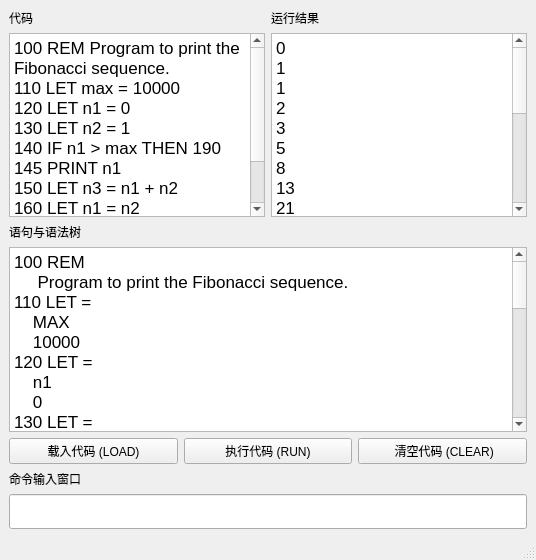
<?xml version="1.0" encoding="UTF-8"?>
<ui version="4.0">
 <class>MainWindow</class>
 <widget class="QMainWindow" name="MainWindow">
  <property name="geometry">
   <rect>
    <x>0</x>
    <y>0</y>
    <width>536</width>
    <height>560</height>
   </rect>
  </property>
  <property name="sizePolicy">
   <sizepolicy hsizetype="Preferred" vsizetype="Preferred">
    <horstretch>0</horstretch>
    <verstretch>0</verstretch>
   </sizepolicy>
  </property>
  <property name="windowTitle">
   <string>GuiBasic</string>
  </property>
  <widget class="QWidget" name="centralwidget">
   <property name="sizePolicy">
    <sizepolicy hsizetype="Expanding" vsizetype="Expanding">
     <horstretch>0</horstretch>
     <verstretch>0</verstretch>
    </sizepolicy>
   </property>
   <layout class="QHBoxLayout" name="horizontalLayout_3">
    <item>
     <layout class="QVBoxLayout" name="verticalLayout">
      <item>
       <layout class="QHBoxLayout" name="horizontalLayout">
        <item>
         <layout class="QVBoxLayout" name="verticalLayout_2">
          <item>
           <widget class="QLabel" name="label">
            <property name="text">
             <string>代码</string>
            </property>
           </widget>
          </item>
          <item>
           <widget class="QTextBrowser" name="CodeDisplay">
            <property name="readOnly">
             <bool>true</bool>
            </property>
            <property name="html">
             <string>&lt;!DOCTYPE HTML PUBLIC &quot;-//W3C//DTD HTML 4.0//EN&quot; &quot;http://www.w3.org/TR/REC-html40/strict.dtd&quot;&gt;
&lt;html&gt;&lt;head&gt;&lt;meta name=&quot;qrichtext&quot; content=&quot;1&quot; /&gt;&lt;meta charset=&quot;utf-8&quot; /&gt;&lt;style type=&quot;text/css&quot;&gt;
p, li { white-space: pre-wrap; }
hr { height: 1px; border-width: 0; }
li.unchecked::marker { content: &quot;\2610&quot;; }
li.checked::marker { content: &quot;\2612&quot;; }
&lt;/style&gt;&lt;/head&gt;&lt;body style=&quot; font-family:'Microsoft YaHei UI'; font-size:9pt; font-weight:400; font-style:normal;&quot;&gt;
&lt;p style=&quot; margin-top:0px; margin-bottom:0px; margin-left:0px; margin-right:0px; -qt-block-indent:0; text-indent:0px;&quot;&gt;&lt;span style=&quot; font-family:'.AppleSystemUIFont'; font-size:13pt;&quot;&gt;100 REM Program to print the Fibonacci sequence.&lt;/span&gt;&lt;/p&gt;
&lt;p style=&quot; margin-top:0px; margin-bottom:0px; margin-left:0px; margin-right:0px; -qt-block-indent:0; text-indent:0px;&quot;&gt;&lt;span style=&quot; font-family:'.AppleSystemUIFont'; font-size:13pt;&quot;&gt;110 LET max = 10000&lt;/span&gt;&lt;/p&gt;
&lt;p style=&quot; margin-top:0px; margin-bottom:0px; margin-left:0px; margin-right:0px; -qt-block-indent:0; text-indent:0px;&quot;&gt;&lt;span style=&quot; font-family:'.AppleSystemUIFont'; font-size:13pt;&quot;&gt;120 LET n1 = 0&lt;/span&gt;&lt;/p&gt;
&lt;p style=&quot; margin-top:0px; margin-bottom:0px; margin-left:0px; margin-right:0px; -qt-block-indent:0; text-indent:0px;&quot;&gt;&lt;span style=&quot; font-family:'.AppleSystemUIFont'; font-size:13pt;&quot;&gt;130 LET n2 = 1&lt;/span&gt;&lt;/p&gt;
&lt;p style=&quot; margin-top:0px; margin-bottom:0px; margin-left:0px; margin-right:0px; -qt-block-indent:0; text-indent:0px;&quot;&gt;&lt;span style=&quot; font-family:'.AppleSystemUIFont'; font-size:13pt;&quot;&gt;140 IF n1 &amp;gt; max THEN 190&lt;/span&gt;&lt;/p&gt;
&lt;p style=&quot; margin-top:0px; margin-bottom:0px; margin-left:0px; margin-right:0px; -qt-block-indent:0; text-indent:0px;&quot;&gt;&lt;span style=&quot; font-family:'.AppleSystemUIFont'; font-size:13pt;&quot;&gt;145 PRINT n1&lt;/span&gt;&lt;/p&gt;
&lt;p style=&quot; margin-top:0px; margin-bottom:0px; margin-left:0px; margin-right:0px; -qt-block-indent:0; text-indent:0px;&quot;&gt;&lt;span style=&quot; font-family:'.AppleSystemUIFont'; font-size:13pt;&quot;&gt;150 LET n3 = n1 + n2&lt;/span&gt;&lt;/p&gt;
&lt;p style=&quot; margin-top:0px; margin-bottom:0px; margin-left:0px; margin-right:0px; -qt-block-indent:0; text-indent:0px;&quot;&gt;&lt;span style=&quot; font-family:'.AppleSystemUIFont'; font-size:13pt;&quot;&gt;160 LET n1 = n2&lt;/span&gt;&lt;/p&gt;
&lt;p style=&quot; margin-top:0px; margin-bottom:0px; margin-left:0px; margin-right:0px; -qt-block-indent:0; text-indent:0px;&quot;&gt;&lt;span style=&quot; font-family:'.AppleSystemUIFont'; font-size:13pt;&quot;&gt;170 LET n2 = n3&lt;/span&gt;&lt;/p&gt;
&lt;p style=&quot; margin-top:0px; margin-bottom:0px; margin-left:0px; margin-right:0px; -qt-block-indent:0; text-indent:0px;&quot;&gt;&lt;span style=&quot; font-family:'.AppleSystemUIFont'; font-size:13pt;&quot;&gt;180 GOTO 140&lt;/span&gt;&lt;/p&gt;
&lt;p style=&quot; margin-top:0px; margin-bottom:0px; margin-left:0px; margin-right:0px; -qt-block-indent:0; text-indent:0px;&quot;&gt;&lt;span style=&quot; font-family:'.AppleSystemUIFont'; font-size:13pt;&quot;&gt;190 END&lt;/span&gt;&lt;/p&gt;&lt;/body&gt;&lt;/html&gt;</string>
            </property>
           </widget>
          </item>
         </layout>
        </item>
        <item>
         <layout class="QVBoxLayout" name="verticalLayout_4">
          <item>
           <widget class="QLabel" name="label_3">
            <property name="text">
             <string>运行结果</string>
            </property>
           </widget>
          </item>
          <item>
           <widget class="QTextBrowser" name="textBrowser">
            <property name="html">
             <string>&lt;!DOCTYPE HTML PUBLIC &quot;-//W3C//DTD HTML 4.0//EN&quot; &quot;http://www.w3.org/TR/REC-html40/strict.dtd&quot;&gt;
&lt;html&gt;&lt;head&gt;&lt;meta name=&quot;qrichtext&quot; content=&quot;1&quot; /&gt;&lt;meta charset=&quot;utf-8&quot; /&gt;&lt;style type=&quot;text/css&quot;&gt;
p, li { white-space: pre-wrap; }
hr { height: 1px; border-width: 0; }
li.unchecked::marker { content: &quot;\2610&quot;; }
li.checked::marker { content: &quot;\2612&quot;; }
&lt;/style&gt;&lt;/head&gt;&lt;body style=&quot; font-family:'Microsoft YaHei UI'; font-size:9pt; font-weight:400; font-style:normal;&quot;&gt;
&lt;p style=&quot; margin-top:0px; margin-bottom:0px; margin-left:0px; margin-right:0px; -qt-block-indent:0; text-indent:0px;&quot;&gt;&lt;span style=&quot; font-family:'.AppleSystemUIFont'; font-size:13pt;&quot;&gt;0&lt;/span&gt;&lt;/p&gt;
&lt;p style=&quot; margin-top:0px; margin-bottom:0px; margin-left:0px; margin-right:0px; -qt-block-indent:0; text-indent:0px;&quot;&gt;&lt;span style=&quot; font-family:'.AppleSystemUIFont'; font-size:13pt;&quot;&gt;1&lt;/span&gt;&lt;/p&gt;
&lt;p style=&quot; margin-top:0px; margin-bottom:0px; margin-left:0px; margin-right:0px; -qt-block-indent:0; text-indent:0px;&quot;&gt;&lt;span style=&quot; font-family:'.AppleSystemUIFont'; font-size:13pt;&quot;&gt;1&lt;/span&gt;&lt;/p&gt;
&lt;p style=&quot; margin-top:0px; margin-bottom:0px; margin-left:0px; margin-right:0px; -qt-block-indent:0; text-indent:0px;&quot;&gt;&lt;span style=&quot; font-family:'.AppleSystemUIFont'; font-size:13pt;&quot;&gt;2&lt;/span&gt;&lt;/p&gt;
&lt;p style=&quot; margin-top:0px; margin-bottom:0px; margin-left:0px; margin-right:0px; -qt-block-indent:0; text-indent:0px;&quot;&gt;&lt;span style=&quot; font-family:'.AppleSystemUIFont'; font-size:13pt;&quot;&gt;3&lt;/span&gt;&lt;/p&gt;
&lt;p style=&quot; margin-top:0px; margin-bottom:0px; margin-left:0px; margin-right:0px; -qt-block-indent:0; text-indent:0px;&quot;&gt;&lt;span style=&quot; font-family:'.AppleSystemUIFont'; font-size:13pt;&quot;&gt;5&lt;/span&gt;&lt;/p&gt;
&lt;p style=&quot; margin-top:0px; margin-bottom:0px; margin-left:0px; margin-right:0px; -qt-block-indent:0; text-indent:0px;&quot;&gt;&lt;span style=&quot; font-family:'.AppleSystemUIFont'; font-size:13pt;&quot;&gt;8&lt;/span&gt;&lt;/p&gt;
&lt;p style=&quot; margin-top:0px; margin-bottom:0px; margin-left:0px; margin-right:0px; -qt-block-indent:0; text-indent:0px;&quot;&gt;&lt;span style=&quot; font-family:'.AppleSystemUIFont'; font-size:13pt;&quot;&gt;13&lt;/span&gt;&lt;/p&gt;
&lt;p style=&quot; margin-top:0px; margin-bottom:0px; margin-left:0px; margin-right:0px; -qt-block-indent:0; text-indent:0px;&quot;&gt;&lt;span style=&quot; font-family:'.AppleSystemUIFont'; font-size:13pt;&quot;&gt;21&lt;/span&gt;&lt;/p&gt;
&lt;p style=&quot; margin-top:0px; margin-bottom:0px; margin-left:0px; margin-right:0px; -qt-block-indent:0; text-indent:0px;&quot;&gt;&lt;span style=&quot; font-family:'.AppleSystemUIFont'; font-size:13pt;&quot;&gt;34&lt;/span&gt;&lt;/p&gt;
&lt;p style=&quot; margin-top:0px; margin-bottom:0px; margin-left:0px; margin-right:0px; -qt-block-indent:0; text-indent:0px;&quot;&gt;&lt;span style=&quot; font-family:'.AppleSystemUIFont'; font-size:13pt;&quot;&gt;55&lt;/span&gt;&lt;/p&gt;
&lt;p style=&quot; margin-top:0px; margin-bottom:0px; margin-left:0px; margin-right:0px; -qt-block-indent:0; text-indent:0px;&quot;&gt;&lt;span style=&quot; font-family:'.AppleSystemUIFont'; font-size:13pt;&quot;&gt;89&lt;/span&gt;&lt;/p&gt;
&lt;p style=&quot; margin-top:0px; margin-bottom:0px; margin-left:0px; margin-right:0px; -qt-block-indent:0; text-indent:0px;&quot;&gt;&lt;span style=&quot; font-family:'.AppleSystemUIFont'; font-size:13pt;&quot;&gt;144&lt;/span&gt;&lt;/p&gt;
&lt;p style=&quot; margin-top:0px; margin-bottom:0px; margin-left:0px; margin-right:0px; -qt-block-indent:0; text-indent:0px;&quot;&gt;&lt;span style=&quot; font-family:'.AppleSystemUIFont'; font-size:13pt;&quot;&gt;233&lt;/span&gt;&lt;/p&gt;
&lt;p style=&quot; margin-top:0px; margin-bottom:0px; margin-left:0px; margin-right:0px; -qt-block-indent:0; text-indent:0px;&quot;&gt;&lt;span style=&quot; font-family:'.AppleSystemUIFont'; font-size:13pt;&quot;&gt;377&lt;/span&gt;&lt;/p&gt;
&lt;p style=&quot; margin-top:0px; margin-bottom:0px; margin-left:0px; margin-right:0px; -qt-block-indent:0; text-indent:0px;&quot;&gt;&lt;span style=&quot; font-family:'.AppleSystemUIFont'; font-size:13pt;&quot;&gt;610&lt;/span&gt;&lt;/p&gt;
&lt;p style=&quot; margin-top:0px; margin-bottom:0px; margin-left:0px; margin-right:0px; -qt-block-indent:0; text-indent:0px;&quot;&gt;&lt;span style=&quot; font-family:'.AppleSystemUIFont'; font-size:13pt;&quot;&gt;987&lt;/span&gt;&lt;/p&gt;
&lt;p style=&quot; margin-top:0px; margin-bottom:0px; margin-left:0px; margin-right:0px; -qt-block-indent:0; text-indent:0px;&quot;&gt;&lt;span style=&quot; font-family:'.AppleSystemUIFont'; font-size:13pt;&quot;&gt;1597&lt;/span&gt;&lt;/p&gt;
&lt;p style=&quot; margin-top:0px; margin-bottom:0px; margin-left:0px; margin-right:0px; -qt-block-indent:0; text-indent:0px;&quot;&gt;&lt;span style=&quot; font-family:'.AppleSystemUIFont'; font-size:13pt;&quot;&gt;2584&lt;/span&gt;&lt;/p&gt;
&lt;p style=&quot; margin-top:0px; margin-bottom:0px; margin-left:0px; margin-right:0px; -qt-block-indent:0; text-indent:0px;&quot;&gt;&lt;span style=&quot; font-family:'.AppleSystemUIFont'; font-size:13pt;&quot;&gt;4181&lt;/span&gt;&lt;/p&gt;
&lt;p style=&quot; margin-top:0px; margin-bottom:0px; margin-left:0px; margin-right:0px; -qt-block-indent:0; text-indent:0px;&quot;&gt;&lt;span style=&quot; font-family:'.AppleSystemUIFont'; font-size:13pt;&quot;&gt;6765&lt;/span&gt;&lt;/p&gt;&lt;/body&gt;&lt;/html&gt;</string>
            </property>
           </widget>
          </item>
         </layout>
        </item>
       </layout>
      </item>
      <item>
       <layout class="QVBoxLayout" name="verticalLayout_3">
        <item>
         <widget class="QLabel" name="label_2">
          <property name="text">
           <string>语句与语法树</string>
          </property>
         </widget>
        </item>
        <item>
         <widget class="QTextBrowser" name="treeDisplay">
          <property name="readOnly">
           <bool>true</bool>
          </property>
          <property name="html">
           <string>&lt;!DOCTYPE HTML PUBLIC &quot;-//W3C//DTD HTML 4.0//EN&quot; &quot;http://www.w3.org/TR/REC-html40/strict.dtd&quot;&gt;
&lt;html&gt;&lt;head&gt;&lt;meta name=&quot;qrichtext&quot; content=&quot;1&quot; /&gt;&lt;meta charset=&quot;utf-8&quot; /&gt;&lt;style type=&quot;text/css&quot;&gt;
p, li { white-space: pre-wrap; }
hr { height: 1px; border-width: 0; }
li.unchecked::marker { content: &quot;\2610&quot;; }
li.checked::marker { content: &quot;\2612&quot;; }
&lt;/style&gt;&lt;/head&gt;&lt;body style=&quot; font-family:'Microsoft YaHei UI'; font-size:9pt; font-weight:400; font-style:normal;&quot;&gt;
&lt;p style=&quot; margin-top:0px; margin-bottom:0px; margin-left:0px; margin-right:0px; -qt-block-indent:0; text-indent:0px;&quot;&gt;&lt;span style=&quot; font-family:'.AppleSystemUIFont'; font-size:13pt;&quot;&gt;100 REM&lt;/span&gt;&lt;/p&gt;
&lt;p style=&quot; margin-top:0px; margin-bottom:0px; margin-left:0px; margin-right:0px; -qt-block-indent:0; text-indent:0px;&quot;&gt;&lt;span style=&quot; font-family:'.AppleSystemUIFont'; font-size:13pt;&quot;&gt;     Program to print the Fibonacci sequence.&lt;/span&gt;&lt;/p&gt;
&lt;p style=&quot; margin-top:0px; margin-bottom:0px; margin-left:0px; margin-right:0px; -qt-block-indent:0; text-indent:0px;&quot;&gt;&lt;span style=&quot; font-family:'.AppleSystemUIFont'; font-size:13pt;&quot;&gt;110 LET =&lt;/span&gt;&lt;/p&gt;
&lt;p style=&quot; margin-top:0px; margin-bottom:0px; margin-left:0px; margin-right:0px; -qt-block-indent:0; text-indent:0px;&quot;&gt;&lt;span style=&quot; font-family:'.AppleSystemUIFont'; font-size:13pt;&quot;&gt;    MAX&lt;/span&gt;&lt;/p&gt;
&lt;p style=&quot; margin-top:0px; margin-bottom:0px; margin-left:0px; margin-right:0px; -qt-block-indent:0; text-indent:0px;&quot;&gt;&lt;span style=&quot; font-family:'.AppleSystemUIFont'; font-size:13pt;&quot;&gt;    10000&lt;/span&gt;&lt;/p&gt;
&lt;p style=&quot; margin-top:0px; margin-bottom:0px; margin-left:0px; margin-right:0px; -qt-block-indent:0; text-indent:0px;&quot;&gt;&lt;span style=&quot; font-family:'.AppleSystemUIFont'; font-size:13pt;&quot;&gt;120 LET =&lt;/span&gt;&lt;/p&gt;
&lt;p style=&quot; margin-top:0px; margin-bottom:0px; margin-left:0px; margin-right:0px; -qt-block-indent:0; text-indent:0px;&quot;&gt;&lt;span style=&quot; font-family:'.AppleSystemUIFont'; font-size:13pt;&quot;&gt;    n1&lt;/span&gt;&lt;/p&gt;
&lt;p style=&quot; margin-top:0px; margin-bottom:0px; margin-left:0px; margin-right:0px; -qt-block-indent:0; text-indent:0px;&quot;&gt;&lt;span style=&quot; font-family:'.AppleSystemUIFont'; font-size:13pt;&quot;&gt;    0&lt;/span&gt;&lt;/p&gt;
&lt;p style=&quot; margin-top:0px; margin-bottom:0px; margin-left:0px; margin-right:0px; -qt-block-indent:0; text-indent:0px;&quot;&gt;&lt;span style=&quot; font-family:'.AppleSystemUIFont'; font-size:13pt;&quot;&gt;130 LET =&lt;/span&gt;&lt;/p&gt;
&lt;p style=&quot; margin-top:0px; margin-bottom:0px; margin-left:0px; margin-right:0px; -qt-block-indent:0; text-indent:0px;&quot;&gt;&lt;span style=&quot; font-family:'.AppleSystemUIFont'; font-size:13pt;&quot;&gt;    n2&lt;/span&gt;&lt;/p&gt;
&lt;p style=&quot; margin-top:0px; margin-bottom:0px; margin-left:0px; margin-right:0px; -qt-block-indent:0; text-indent:0px;&quot;&gt;&lt;span style=&quot; font-family:'.AppleSystemUIFont'; font-size:13pt;&quot;&gt;    1&lt;/span&gt;&lt;/p&gt;
&lt;p style=&quot; margin-top:0px; margin-bottom:0px; margin-left:0px; margin-right:0px; -qt-block-indent:0; text-indent:0px;&quot;&gt;&lt;span style=&quot; font-family:'.AppleSystemUIFont'; font-size:13pt;&quot;&gt;140 IF THEN&lt;/span&gt;&lt;/p&gt;
&lt;p style=&quot; margin-top:0px; margin-bottom:0px; margin-left:0px; margin-right:0px; -qt-block-indent:0; text-indent:0px;&quot;&gt;&lt;span style=&quot; font-family:'.AppleSystemUIFont'; font-size:13pt;&quot;&gt;    Exp &amp;gt;&lt;/span&gt;&lt;/p&gt;
&lt;p style=&quot; margin-top:0px; margin-bottom:0px; margin-left:0px; margin-right:0px; -qt-block-indent:0; text-indent:0px;&quot;&gt;&lt;span style=&quot; font-family:'.AppleSystemUIFont'; font-size:13pt;&quot;&gt;        n1&lt;/span&gt;&lt;/p&gt;
&lt;p style=&quot; margin-top:0px; margin-bottom:0px; margin-left:0px; margin-right:0px; -qt-block-indent:0; text-indent:0px;&quot;&gt;&lt;span style=&quot; font-family:'.AppleSystemUIFont'; font-size:13pt;&quot;&gt;        max&lt;/span&gt;&lt;/p&gt;
&lt;p style=&quot; margin-top:0px; margin-bottom:0px; margin-left:0px; margin-right:0px; -qt-block-indent:0; text-indent:0px;&quot;&gt;&lt;span style=&quot; font-family:'.AppleSystemUIFont'; font-size:13pt;&quot;&gt;    190&lt;/span&gt;&lt;/p&gt;
&lt;p style=&quot; margin-top:0px; margin-bottom:0px; margin-left:0px; margin-right:0px; -qt-block-indent:0; text-indent:0px;&quot;&gt;&lt;span style=&quot; font-family:'.AppleSystemUIFont'; font-size:13pt;&quot;&gt;150 LET =&lt;/span&gt;&lt;/p&gt;
&lt;p style=&quot; margin-top:0px; margin-bottom:0px; margin-left:0px; margin-right:0px; -qt-block-indent:0; text-indent:0px;&quot;&gt;&lt;span style=&quot; font-family:'.AppleSystemUIFont'; font-size:13pt;&quot;&gt;    n3&lt;/span&gt;&lt;/p&gt;
&lt;p style=&quot; margin-top:0px; margin-bottom:0px; margin-left:0px; margin-right:0px; -qt-block-indent:0; text-indent:0px;&quot;&gt;&lt;span style=&quot; font-family:'.AppleSystemUIFont'; font-size:13pt;&quot;&gt;    Exp +&lt;/span&gt;&lt;/p&gt;
&lt;p style=&quot; margin-top:0px; margin-bottom:0px; margin-left:0px; margin-right:0px; -qt-block-indent:0; text-indent:0px;&quot;&gt;&lt;span style=&quot; font-family:'.AppleSystemUIFont'; font-size:13pt;&quot;&gt;        n1&lt;/span&gt;&lt;/p&gt;
&lt;p style=&quot; margin-top:0px; margin-bottom:0px; margin-left:0px; margin-right:0px; -qt-block-indent:0; text-indent:0px;&quot;&gt;&lt;span style=&quot; font-family:'.AppleSystemUIFont'; font-size:13pt;&quot;&gt;        n2&lt;/span&gt;&lt;/p&gt;
&lt;p style=&quot; margin-top:0px; margin-bottom:0px; margin-left:0px; margin-right:0px; -qt-block-indent:0; text-indent:0px;&quot;&gt;&lt;span style=&quot; font-family:'.AppleSystemUIFont'; font-size:13pt;&quot;&gt;160 LET =&lt;/span&gt;&lt;/p&gt;
&lt;p style=&quot; margin-top:0px; margin-bottom:0px; margin-left:0px; margin-right:0px; -qt-block-indent:0; text-indent:0px;&quot;&gt;&lt;span style=&quot; font-family:'.AppleSystemUIFont'; font-size:13pt;&quot;&gt;    n1&lt;/span&gt;&lt;/p&gt;
&lt;p style=&quot; margin-top:0px; margin-bottom:0px; margin-left:0px; margin-right:0px; -qt-block-indent:0; text-indent:0px;&quot;&gt;&lt;span style=&quot; font-family:'.AppleSystemUIFont'; font-size:13pt;&quot;&gt;    n2&lt;/span&gt;&lt;/p&gt;
&lt;p style=&quot; margin-top:0px; margin-bottom:0px; margin-left:0px; margin-right:0px; -qt-block-indent:0; text-indent:0px;&quot;&gt;&lt;span style=&quot; font-family:'.AppleSystemUIFont'; font-size:13pt;&quot;&gt;170 LET =&lt;/span&gt;&lt;/p&gt;
&lt;p style=&quot; margin-top:0px; margin-bottom:0px; margin-left:0px; margin-right:0px; -qt-block-indent:0; text-indent:0px;&quot;&gt;&lt;span style=&quot; font-family:'.AppleSystemUIFont'; font-size:13pt;&quot;&gt;    n2&lt;/span&gt;&lt;/p&gt;
&lt;p style=&quot; margin-top:0px; margin-bottom:0px; margin-left:0px; margin-right:0px; -qt-block-indent:0; text-indent:0px;&quot;&gt;&lt;span style=&quot; font-family:'.AppleSystemUIFont'; font-size:13pt;&quot;&gt;    n3&lt;/span&gt;&lt;/p&gt;
&lt;p style=&quot; margin-top:0px; margin-bottom:0px; margin-left:0px; margin-right:0px; -qt-block-indent:0; text-indent:0px;&quot;&gt;&lt;span style=&quot; font-family:'.AppleSystemUIFont'; font-size:13pt;&quot;&gt;180 GOTO&lt;/span&gt;&lt;/p&gt;
&lt;p style=&quot; margin-top:0px; margin-bottom:0px; margin-left:0px; margin-right:0px; -qt-block-indent:0; text-indent:0px;&quot;&gt;&lt;span style=&quot; font-family:'.AppleSystemUIFont'; font-size:13pt;&quot;&gt;    140&lt;/span&gt;&lt;/p&gt;
&lt;p style=&quot; margin-top:0px; margin-bottom:0px; margin-left:0px; margin-right:0px; -qt-block-indent:0; text-indent:0px;&quot;&gt;&lt;span style=&quot; font-family:'.AppleSystemUIFont'; font-size:13pt;&quot;&gt;190 END&lt;/span&gt;&lt;/p&gt;&lt;/body&gt;&lt;/html&gt;</string>
          </property>
         </widget>
        </item>
       </layout>
      </item>
      <item>
       <layout class="QHBoxLayout" name="horizontalLayout_2">
        <item>
         <widget class="QPushButton" name="btnLoadCode">
          <property name="text">
           <string>载入代码 (LOAD)</string>
          </property>
         </widget>
        </item>
        <item>
         <widget class="QPushButton" name="btnRunCode">
          <property name="text">
           <string>执行代码 (RUN)</string>
          </property>
         </widget>
        </item>
        <item>
         <widget class="QPushButton" name="btnClearCode">
          <property name="text">
           <string> 清空代码 (CLEAR)</string>
          </property>
         </widget>
        </item>
       </layout>
      </item>
      <item>
       <layout class="QVBoxLayout" name="verticalLayout_5">
        <item>
         <widget class="QLabel" name="label_4">
          <property name="text">
           <string>命令输入窗口</string>
          </property>
         </widget>
        </item>
        <item>
         <widget class="QLineEdit" name="cmdLineEdit">
          <property name="minimumSize">
           <size>
            <width>0</width>
            <height>35</height>
           </size>
          </property>
          <property name="sizeIncrement">
           <size>
            <width>0</width>
            <height>20</height>
           </size>
          </property>
          <property name="font">
           <font>
            <pointsize>16</pointsize>
           </font>
          </property>
         </widget>
        </item>
       </layout>
      </item>
     </layout>
    </item>
   </layout>
  </widget>
  <widget class="QMenuBar" name="menubar">
   <property name="geometry">
    <rect>
     <x>0</x>
     <y>0</y>
     <width>536</width>
     <height>17</height>
    </rect>
   </property>
  </widget>
  <widget class="QStatusBar" name="statusbar"/>
 </widget>
 <resources/>
 <connections/>
</ui>
